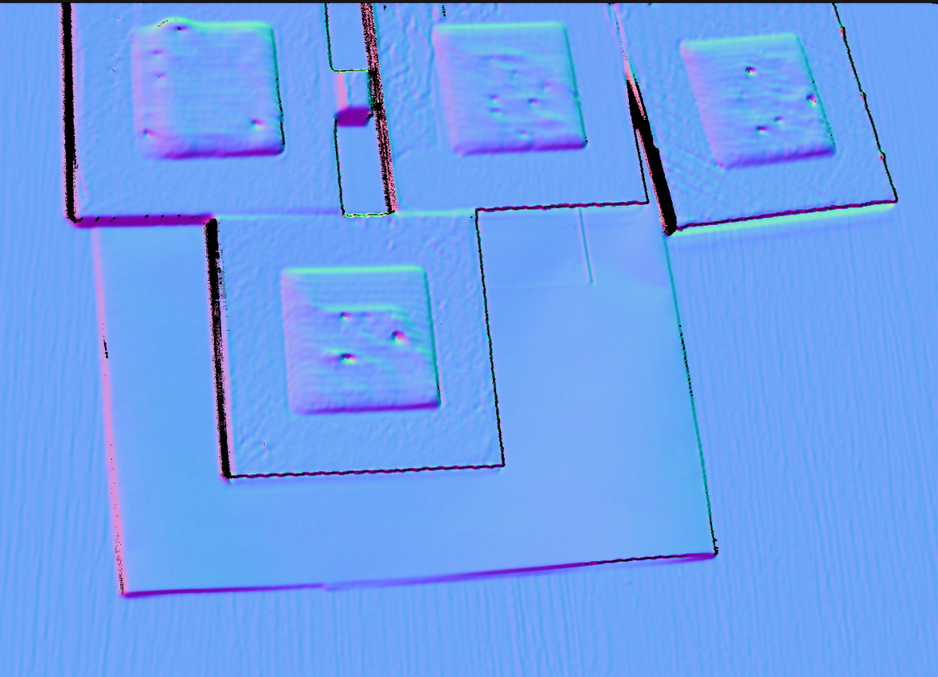
#> input picture opencv/photo/img_1.png, 938 x 677 px, shrunk from 1223 x 882 before the run, found by its file name
$ python tool.py
#> lines starting #> are read from the running program, lines starting #| are printed output that depends on the picture; after the words box and inside, x2 and y2 are one past the last pixel; in counts of white or black regions, pixels touching at a corner belong together
#!/usr/bin/env python
# -*- coding: utf-8 -*-
# @Time    : 2023/5/23 20:26
# @Author  : 我的名字
# @File    : tool.py.py
# @Description : 这个函数是用来balabalabala自己写

from scipy import signal
import numpy as np
import cv2
import matplotlib.pyplot as plt


def threshold_max(image, threshold):
    _, thresh = cv2.threshold(image, threshold, 255, cv2.THRESH_BINARY)
    result = np.where(image > threshold, threshold, image)
    return result.astype(np.uint8)


def enhance_image(image, alpha, beta):
    enhanced_image = cv2.convertScaleAbs(image, alpha=alpha, beta=beta)
    return enhanced_image


def show(result):
    cv2.imshow('Enhanced Image', result)
    cv2.waitKey(0)
    cv2.destroyAllWindows()


def use():
    img = cv2.imread(r"E:\codenotes\opencv\photo\img_1.png")
#> img is the input picture: shape (677, 938, 3); mean B, G, R 240.6, 160.4, 109.7
    result = cv2.cvtColor(img, cv2.COLOR_BGR2GRAY)
    show(result)

    # 增强图像
    # 设置对比度和亮度增益
    alpha = 1.5
    # 对比度增益
    beta = -100  # 亮度增益
    result = enhance_image(img, alpha, beta)
#> in enhance_image, `enhanced_image = cv2.convertScaleAbs(image, alpha=alpha, beta=beta)`:
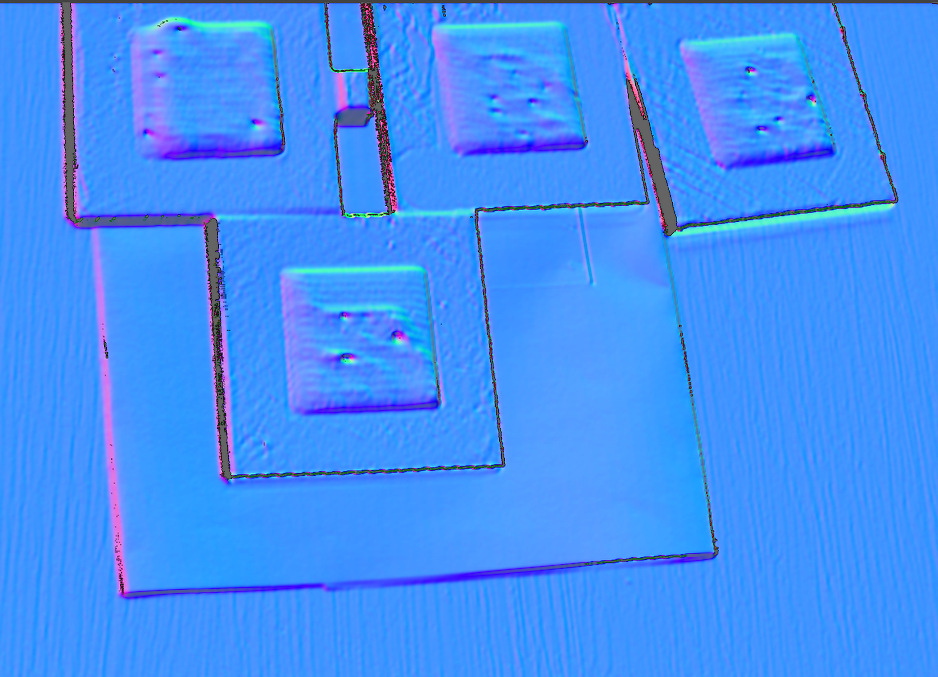
#> enhanced_image: shape (677, 938, 3); mean B, G, R 248.6, 144.8, 68.2
    show(result)


if __name__ == '__main__':
    use()

    img = cv2.imread(r"E:\codenotes\opencv\photo\img.png")
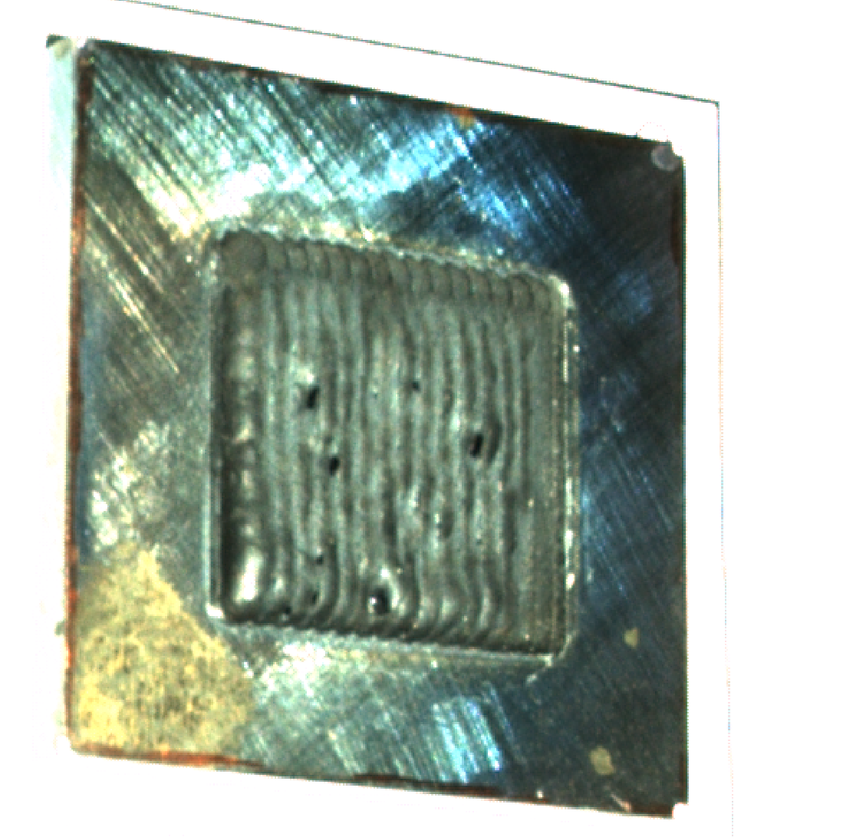
#> input picture opencv/photo/img.png, 843 x 837 px, shrunk from 1099 x 1091 before the run, found by its file name
#> img is the input picture: shape (837, 843, 3); mean B, G, R 166.1, 177.7, 165.2

    # 增强图像
    # 设置对比度和亮度增益
    alpha = 2
    # 对比度增益
    beta = -40  # 亮度增益
    result = enhance_image(img, alpha, beta)
#> call 2 of enhance_image, with alpha = 2, beta = -40
#> in enhance_image (call 2), `enhanced_image = cv2.convertScaleAbs(image, alpha=alpha, beta=beta)`:
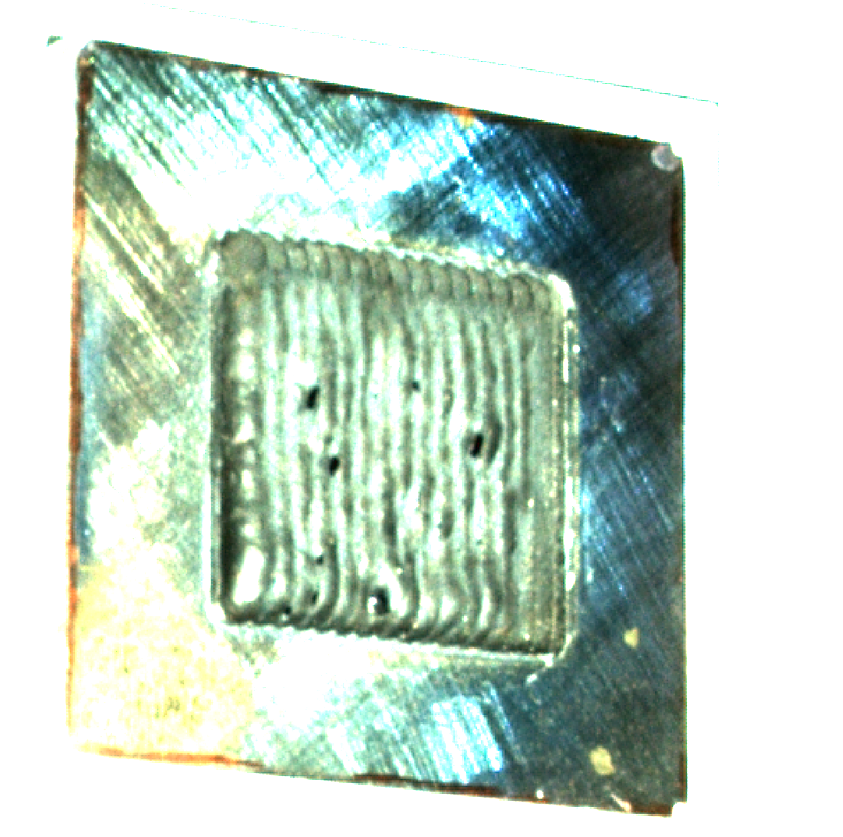
#> enhanced_image: shape (837, 843, 3); mean B, G, R 201.1, 213.6, 195.8
    show(result)

    result = cv2.cvtColor(result, cv2.COLOR_BGR2GRAY)
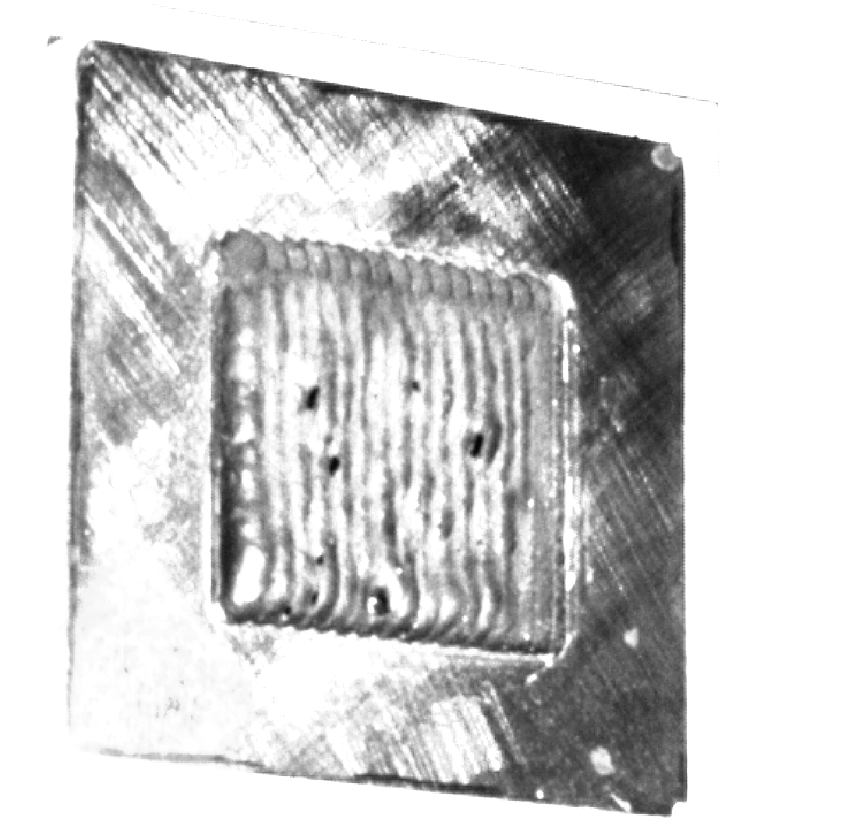
#> result: shape (837, 843); min 1, max 255, mean 206.9
    show(result)

    # 设置阈值
    threshold = 200
    # 进行阈值处理
    result = threshold_max(result, threshold)
#> in threshold_max, `_, thresh = cv2.threshold(image, threshold, 255, cv2.THRESH_BINARY)`:
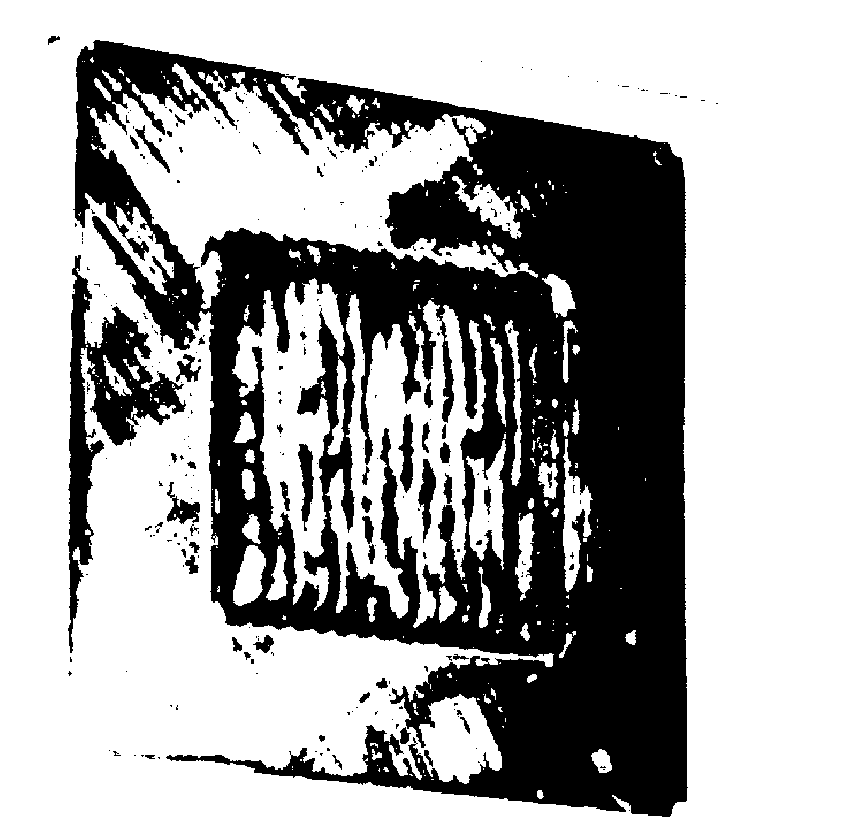
#> thresh: shape (837, 843); 66.2% white; 288 black regions (234 under 20 px), largest, box (x1, y1, x2, y2) and area: (73, 40, 688, 817) 219058, (68, 255, 186, 653) 11577, (298, 444, 314, 531) 753
#> in threshold_max, `result = np.where(image > threshold, threshold, image)`:
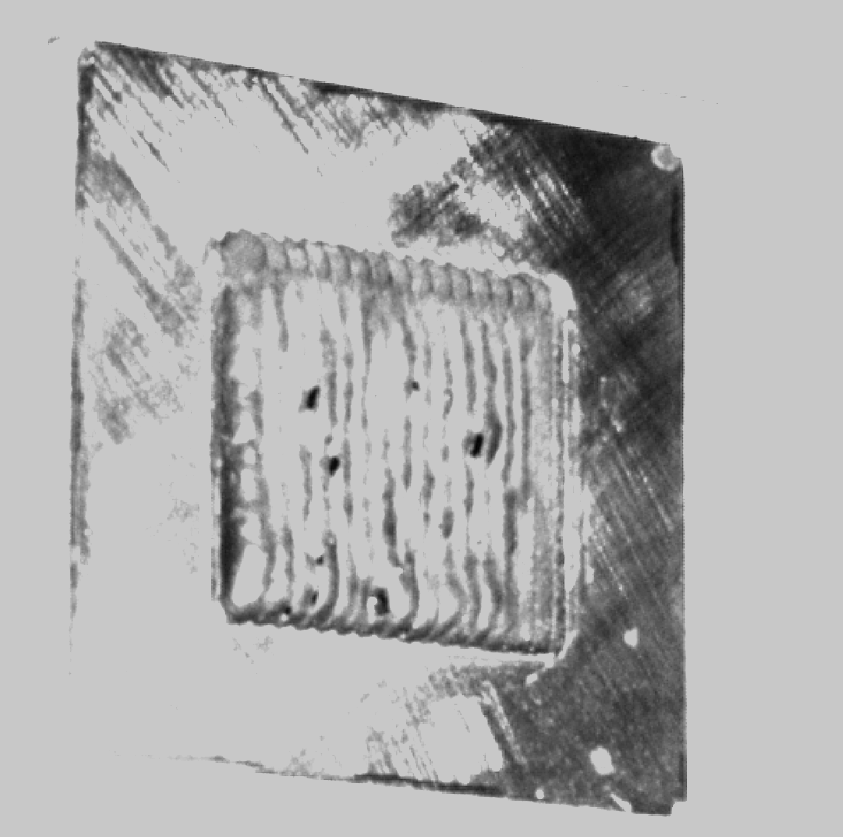
#> result: shape (837, 843); min 1, max 200, mean 174.3
    # 显示结果
    cv2.imshow('Threshold Result', result)
    cv2.waitKey(0)
    cv2.destroyAllWindows()

    # [8 lines of commented-out code are left out]
